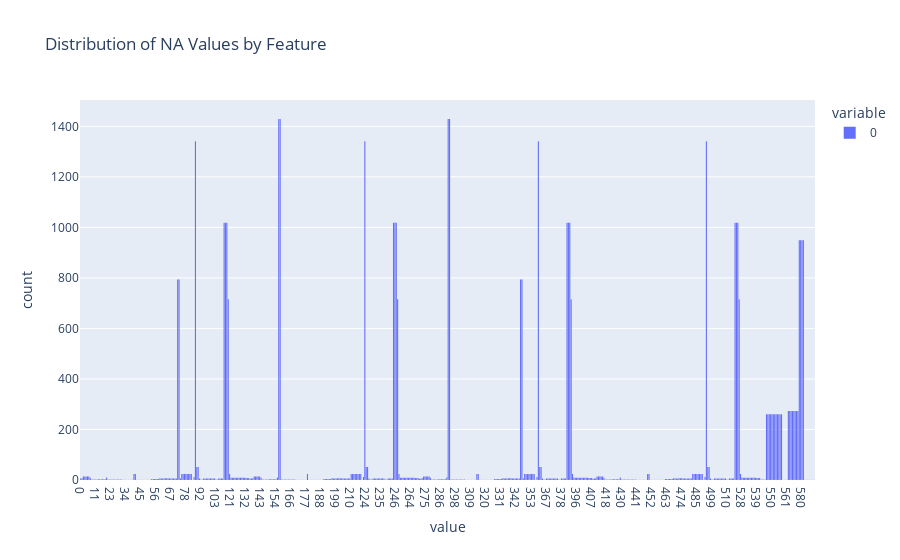

This figure's notebook cell:
### Markdown cell above
Visualize and Filter Data

### Code cell
# Identify missing values and remove them
missing_values = df.isnull()
sns.heatmap(data = missing_values, yticklabels=False, cbar=False, cmap='viridis') # Visualize missing values
# df.dropna(axis=1, inplace=True) # Remove columns (axis=1) containing null values

feature_na_count = df.isna().sum() # Number of nan entries per feature
feature_na_count_hist = []
for idx, i in enumerate(df.columns): # For each feature
    for count in range(feature_na_count[idx]): # For number of missing entries
        feature_na_count_hist.append(i) # Append to histogram vector
px.histogram(data_frame=feature_na_count_hist, title="Distribution of NA Values by Feature") # Plot histogram
# px.bar(data_frame=na_count[1::], title="Histogram of NA Entries")

### Figure 1 — Plotly figure (JSON) as saved in the notebook; plotly's stock layout.template omitted (floating-point values rounded to 4 significant figures; data arrays with more than 128 entries replaced by an {"elided": "..."} marker saying what was removed)
{"data": [{"alignmentgroup": "True", "bingroup": "x", "hovertemplate": "variable=0<br>value=%{x}<br>count=%{y}<extra></extra>", "legendgroup": "0", "marker": {"color": "#636efa", "pattern": {"shape": ""}}, "name": "0", "offsetgroup": "0", "orientation": "v", "showlegend": true, "type": "histogram", "x": {"elided": "41951 str values"}, "xaxis": "x", "yaxis": "y"}], "layout": {"barmode": "relative", "legend": {"title": {"text": "variable"}, "tracegroupgap": 0}, "title": {"text": "Distribution of NA Values by Feature"}, "xaxis": {"anchor": "y", "domain": [0, 1], "title": {"text": "value"}}, "yaxis": {"anchor": "x", "domain": [0, 1], "title": {"text": "count"}}}}
